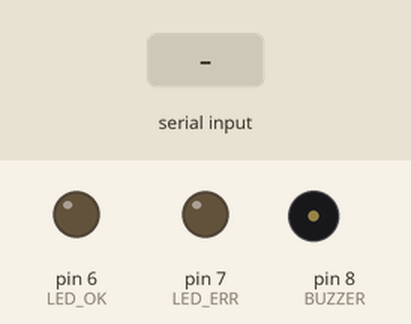
Bench run of a sketch on a simulated Arduino Uno, built with avr-gcc and run on an emulated ATmega328P. Shown: output pins drawn as LEDs (lit = HIGH), buzzer (waves = sounding). The inputs (shaded band) are chosen by the test bench. Pins used as bus, display or sensor lines are not drawn.

Above: at 1.2 s.
1.3 s: "OK\n" received over Serial
At 1.37 s:
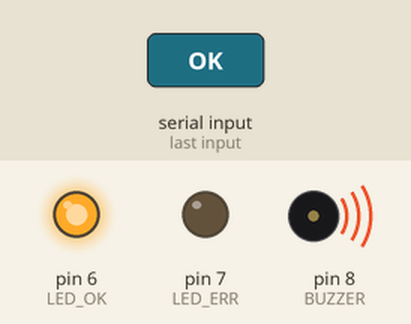
3.1 s: "ERR\n" received over Serial
At 3.3 s:
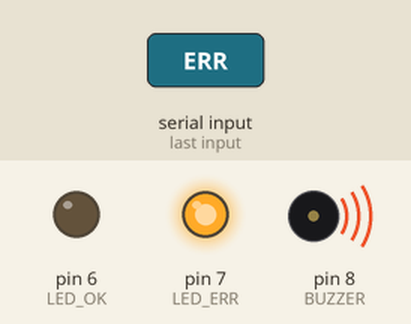
Timing chart, 0 to 6.1 s (numbered marks = the images above; inputs shaded):
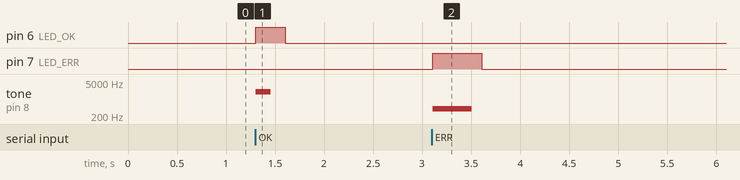

The sketch:

rfid_sketch.ino
```cpp
// RFID reader: prints card UID over serial - compiles, not yet tested on hardware
#include <SPI.h>
#include <MFRC522.h>

const int SS_PIN = 10, RST_PIN = 9;
const int BUZZER = 8, LED_OK = 6, LED_ERR = 7;

MFRC522 rfid(SS_PIN, RST_PIN);
String lastUid = "";
unsigned long lastScan = 0;

void setup() {
  Serial.begin(9600);
  SPI.begin();
  rfid.PCD_Init();
  pinMode(BUZZER, OUTPUT);
  pinMode(LED_OK, OUTPUT);
  pinMode(LED_ERR, OUTPUT);
}

void loop() {
  // Read the reply from the PC: "OK" or "ERR"
  if (Serial.available()) {
    String reply = Serial.readStringUntil('\n');
    reply.trim();
    if (reply == "OK") { digitalWrite(LED_OK, HIGH); tone(BUZZER, 2000, 150); delay(300); digitalWrite(LED_OK, LOW); }
    else if (reply == "ERR") { digitalWrite(LED_ERR, HIGH); tone(BUZZER, 400, 400); delay(500); digitalWrite(LED_ERR, LOW); }
  }

  if (!rfid.PICC_IsNewCardPresent() || !rfid.PICC_ReadCardSerial()) return;

  String uid = "";
  for (byte i = 0; i < rfid.uid.size; i++) {
    if (rfid.uid.uidByte[i] < 0x10) uid += "0";
    uid += String(rfid.uid.uidByte[i], HEX);
  }
  uid.toUpperCase();

  // Ignore the same card read again within 2 seconds
  if (uid != lastUid || millis() - lastScan > 2000) {
    Serial.println(uid);
    lastUid = uid;
    lastScan = millis();
  }
  rfid.PICC_HaltA();
  rfid.PCD_StopCrypto1();
}
```

Measured:
- after the input at 1.3 s, pin 6 (LED_OK): LOW → HIGH at once, → LOW 0.30 s later; tone on pin 8 (BUZZER): silent → 2000 Hz at once, → silent 0.15 s later
- after the input at 3.1 s, pin 7 (LED_ERR): LOW → HIGH at once, → LOW 0.50 s later; tone on pin 8 (BUZZER): silent → 400 Hz at once, → silent 0.40 s later
